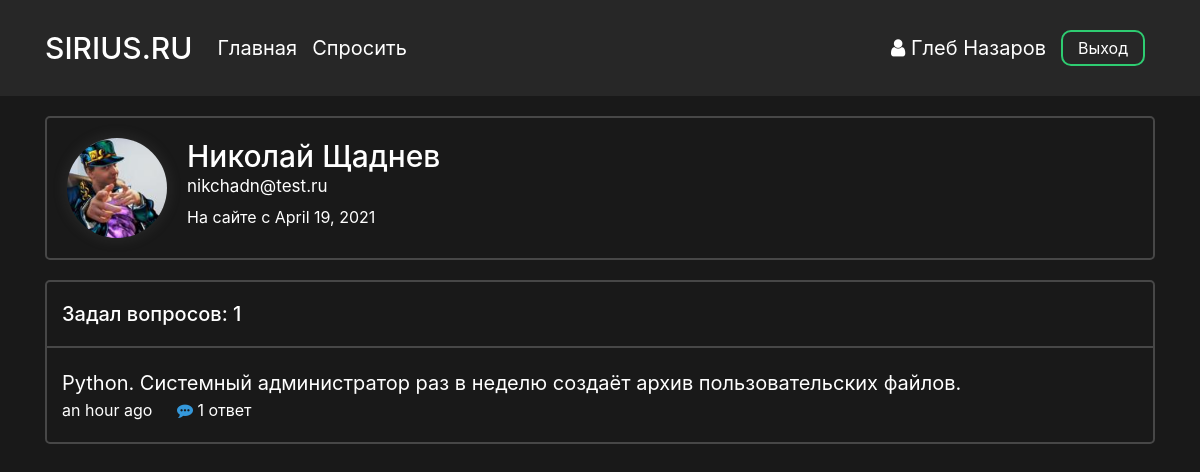
Page /profile/1 (signed in) on the committed database.
### data/users.py (models this page shows, shortened)
class User(SqlAlchemyBase, UserMixin):
    __tablename__ = 'users'
    id = sqlalchemy.Column(sqlalchemy.Integer,
                           primary_key=True, autoincrement=True)
    surname = sqlalchemy.Column(sqlalchemy.String, nullable=True)
    name = sqlalchemy.Column(sqlalchemy.String, nullable=True)
    image_file = sqlalchemy.Column(sqlalchemy.String, nullable=False, default='default.jpg')
    age = sqlalchemy.Column(sqlalchemy.Integer, nullable=True)
    country = sqlalchemy.Column(sqlalchemy.String, nullable=True)
    city = sqlalchemy.Column(sqlalchemy.String, nullable=True)
    email = sqlalchemy.Column(sqlalchemy.String,
                              index=True, unique=True, nullable=True)
    hashed_password = sqlalchemy.Column(sqlalchemy.String, nullable=True)
    registration_date = sqlalchemy.Column(sqlalchemy.DateTime,
                                      default=datetime.datetime.utcnow)
    def get_questions(self):
        from .db_session import create_session
        from .questions import Question
        db_sess = create_session()
        questions = db_sess.query(Question).filter(Question.user_id == self.id).all()
        return questions

### data/questions.py (models this page shows)
class Question(SqlAlchemyBase):
    __tablename__ = 'questions'
    id = sqlalchemy.Column(sqlalchemy.Integer,
                           primary_key=True, autoincrement=True)
    title = sqlalchemy.Column(sqlalchemy.String)
    text = sqlalchemy.Column(sqlalchemy.String)
    user_id = sqlalchemy.Column(sqlalchemy.Integer,
                                sqlalchemy.ForeignKey("users.id"))
    user = orm.relation('User')
    created_date = sqlalchemy.Column(sqlalchemy.DateTime,
                                      default=datetime.datetime.utcnow)
    def get_answers(self):
        from data import db_session
        db_sess = db_session.create_session()
        answers= db_sess.query(Answer).filter(Answer.question_id == self.id).all()
        return answers
    @staticmethod
    def correct_form(number:int):
        if number % 10 == 1:
            return 'ответ'
        elif 2 <= number % 10 <= 4:
            return 'ответа'
        else:
            print('zxc')
            return 'ответов'

### main.py (the view, shortened to what this page needs)
@app.route("/profile/<int:profile_id>", methods=["GET", "POST"])
def profile_page(profile_id):
    form = UpdateProfileForm()
    db_sess = db_session.create_session()
    return render_template("profile.html", user=load_user(profile_id), form=form)

### data/db_session.py (called while the page is built)
def create_session() -> Session:
    global __factory
    return __factory()

### main.py (called while the page is built)
@manager.user_loader
def load_user(user_id):
    db_sess = db_session.create_session()
    user = db_sess.query(User).filter(User.id == user_id).first()
    return user

### templates/profile.html (shortened to what this page needs)
<head>
    <link rel="stylesheet" type="text/css" href="{{ url_for('static', filename='css/profile.css')}}">
</head>
{% extends "base.html" %}
{% block content %}
<div class="profile-block">
        <div class="profile-info">
            <img src="{{ url_for('static', filename='images/profile_pics/' + user.image_file) }}" alt="" class="profile_picture">
            <div class="info">
                <h3 class="name">{{ user.name }} {{ user.surname}}</h3>
                <p class="email">{{ user.email }}</p>
                <p class="registration-date">На сайте с {{ moment(user.registration_date).format('LL') }}</p>
            </div>
        </div>
    </div>
<div class="user-questions">
    {% set questions = user.get_questions() %}
    <div class="question-count-wrapper">
        <div class="question-count">
            <h5 class="counter">Задал вопросов: {{ questions|length }}</h5>
        </div>
    </div>
    <div class="questions">
        {% for item in questions %}
            <div class="question-block-wrapper">
                <div class="question-block">
                    <p class="question-title"><a href="{{ url_for('question_page', question_id = item.id) }}">{{ item.title }}</a></p>
                    <p class="created_time">{{ moment(item.created_date).fromNow(refresh=True) }}</p>
                    <p class="answers">
                        {% set answer_count = item.get_answers()|length %}
                        {% if answer_count == 0 %}
                        <a href="{{ url_for('question_page', question_id = item.id) }}#text">
                            <i class="fa fa-commenting answer-icon" aria-hidden="true"></i>
                            Ответить
                        </a>
                        {% else %}
                        <a href="{{ url_for('question_page', question_id = item.id) }}#text">
                            <i class="fa fa-commenting answer-icon" aria-hidden="true"></i>
                            {{ answer_count }} {{ item.correct_form(answer_count) }}
                        </a>
                        {% endif %}
                    </p>
                </div>
            </div>
        {% endfor %}
    </div>
</div>
{% endblock %}

### templates/base.html (shortened to what this page needs)
<!doctype html>
<html lang="ru">
<head>
    <link rel="stylesheet"
          href="https://stackpath.bootstrapcdn.com/bootstrap/4.4.1/css/bootstrap.min.css"
>
    <link rel="stylesheet" type="text/css" href="{{ url_for('static', filename='css/base.css')}}">
    <link rel="stylesheet" href="https://maxcdn.bootstrapcdn.com/font-awesome/4.5.0/css/font-awesome.min.css">
</head>
<body>
    <header>
        <div class="container">
            <nav class="navbar header">
                <div class="nav_left">
                    <a class="navbar-brand nav_logo" href="{{ url_for('main_page') }}">SIRIUS.RU</a>
                    <a class="navbar-brand nav_item" href="{{ url_for('main_page') }}">Главная</a>
                    <a class="navbar-brand nav_item" href="{{ url_for('ask_question_page') }}">Спросить</a>
                </div>
                <div class="nav_right">
                    {% if current_user %}
                        {% if current_user.is_authenticated %}
                            <a class="profile nav_item" href="{{ url_for('profile_page', profile_id = current_user.id) }}">
                                <i class="fa fa-user" aria-hidden="true"></i> {{ current_user.name }} {{current_user.surname }}
                            </a>
                            <a class="nav_item nav_btn" href="{{ url_for('logout') }}">Выход</a>
                        {% else %}
                            <a class="nav_item nav_btn" href="{{ url_for('login') }}">Войти</a>
                            <a class="nav_item nav_btn" href="{{ url_for('reqister') }}">Зарегистрироваться</a>
                        {% endif %}
                    {% endif %}
                </div>
            </nav>
        </div>
    </header>
    <main role="main" class="container">
        {% block content %}{% endblock %}
    </main>
</body>
</html>

### static/css/profile.css (style rules this page uses)
.profile-block, .user-questions { border: 2px solid rgba(255, 255, 255, 0.2); border-radius: 5px; -webkit-background-clip: padding-box; background-clip: padding-box; }
.profile-block { margin-bottom: 20px; }
.profile-info { padding: 20px; display: flex; align-items: flex-start; position: relative; }
.profile_picture { width: 100px; border-radius: 50%; margin-right: 20px; -webkit-box-shadow: 0px 0px 15px 0px rgba(150, 150, 150, 0.17); -moz-box-shadow: 0px 0px 15px 0px rgba(150, 150, 150, 0.17); box-shadow: 0px 0px 15px 0px rgba(150, 150, 150, 0.17); }
.info { display: inline-flex; flex-flow: column; }
.name { font-size: 30px; display: inline; margin: 0; }
.email { font-size: 17px; display: inline; margin-bottom: 5px; }
.user-questions { margin-bottom: 15px; }
.question-count { padding: 20px 15px; }
.counter { margin: 0; }
.question-block-wrapper:after, .question-block-wrapper:first-child:before { content: ''; display: block; height: 2px; background: rgba(255, 255, 255, 0.2); margin: 0px }
.question-block-wrapper:last-child:after { content: none; }
.question-block { padding: 20px 15px; }
.question-title { font-size: 20px; }
.created_time { display: inline; margin-right: 20px }
.answers { display: inline; }
.answer-icon { color: #3498db; }

### static/css/base.css (style rules this page uses)
html { color: #ffffff }
body { background-color: #191919 !important; color: #ffffff; overflow-y: scroll; }
a { color: #ffffff; }
p { margin: 0px; }
header { background-color: #272727; color: #ffffff; }
.header { display: flex; justify-content: space-between; vertical-align: middle; margin-bottom: 20px; padding: 10px 0; }
.nav_left, .nav_right { display: flex; flex-direction: row; flex-wrap: nowrap; justify-content: center; align-items: center; align-content: center; }
.nav_logo { font-size: 30px; font-weight: 500; margin-right: 25px }
.nav_item { display: inline-block; margin-right: 15px; transition: 0.15s; }
.profile { font-size: 20px; }
.nav_btn { border-radius: 10px; outline: none; border: 2px solid #2ecc71; background: none; display: block; margin: 20px auto; margin-right: 10px; padding: 4px 15px; text-align: center; color: white; transition: 0.25s; cursor: pointer; }

### rows in the picture
User: name "Глеб", surname "Назаров"
User: image_file (picture), name "Николай", surname "Щаднев", email "nikchadn@test.ru", registration_date "April 19, 2021"
Question: title "Python. Системный администратор раз в неделю создаёт архив пользовательских файлов.", created_date "an hour ago", answer_count "1", correct_form "ответ"

### other values in the picture
{{ questions|length }} "1"
